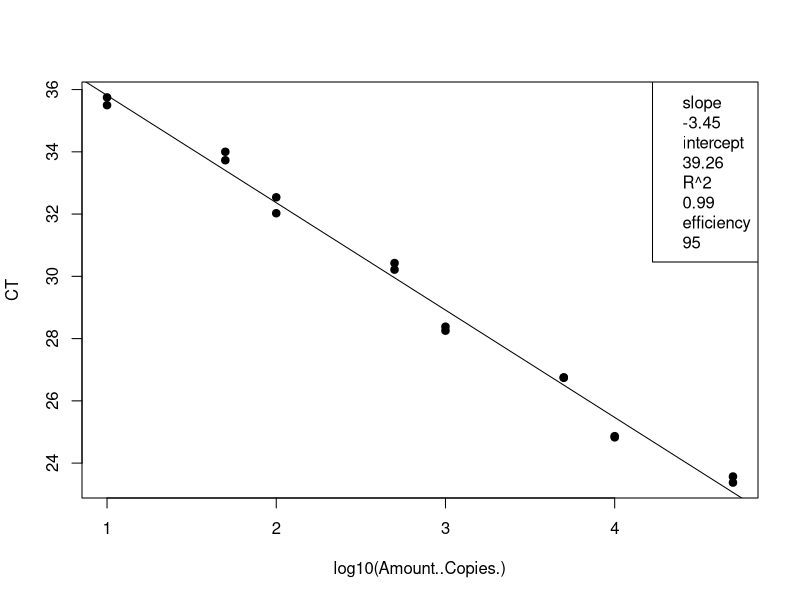
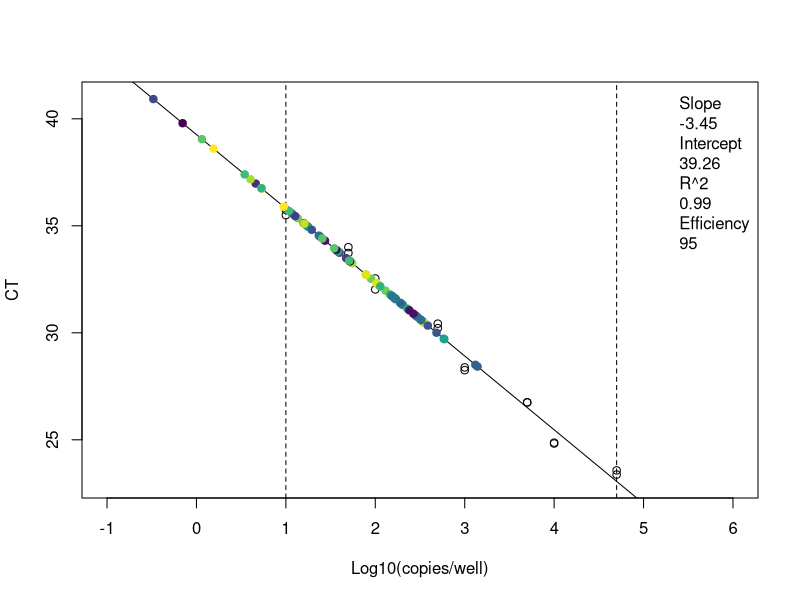
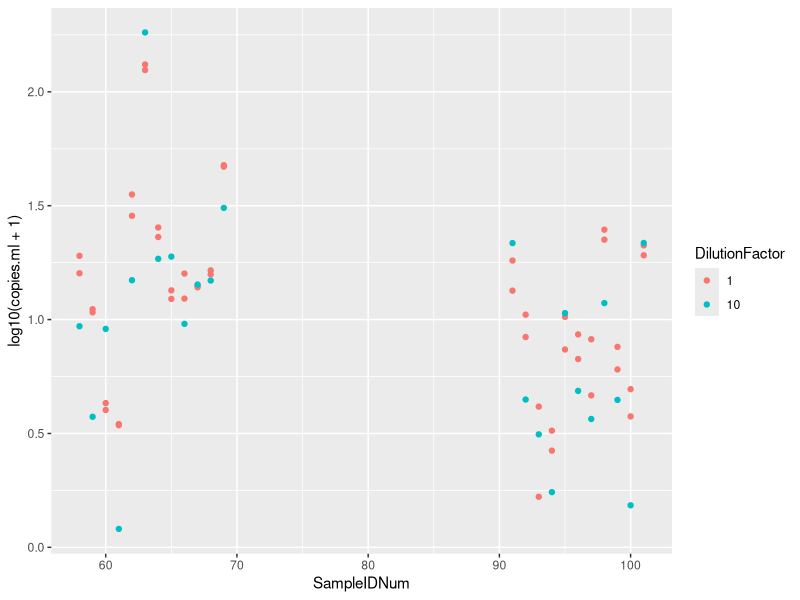

Generate these figures, in order, with R:
## ---- chunk 1
knitr::opts_chunk$set(echo = TRUE)

## ---- chunk 2
# clear workspace
rm(list=ls())

# load the data (note data file must be in this repository)
data <- read.csv("Plate3_Entero_qPCRConversion.csv")
## ---- chunk 3
# linear regression of standard curve
standards = subset(data, Name == "STANDARD")
standardCurve <- lm(CT ~ log10(Amount..Copies.), data = standards)

# save the line info
standard_slope = standardCurve$coefficients[2]
standard_intercept = standardCurve$coefficients[1]
R2 = summary(standardCurve)$r.squared
efficiency =  (10^(-1/standardCurve$coefficients[2])-1)*100

# plot standards and best fit line
standardCurvePlot <- plot(CT ~ log10(Amount..Copies.), data = standards, pch=19) 
abline(coef(standardCurve)) 
legend("topright", legend = c(paste= "slope", round(standard_slope, 2), paste= "intercept", round(standard_intercept, 2), paste= "R^2", round(R2, 2), paste = "efficiency", round(efficiency, 1)))
## ---- chunk 4
# data set of unknowns including info on standard curve
unknowns = subset(data, Name == "UNKNOWN")

# add new columns to the data table
unknowns$plate_num = 3 # note:change to the actual plate number
unknowns$standard_slope = standard_slope
unknowns$standard_intercept = standard_intercept
unknowns$R2 = R2
unknowns$efficiency = efficiency
  
# add a new column that interpolates copies/well from Ct for the unknowns
unknowns$log.copies.well = (unknowns$CT - standard_intercept)/standard_slope
unknowns$copies.well = 10^unknowns$log.copies.well

# copies/ul extract accounting for dilution factor
vol.well = 3 # note:change to qPCR template volume in ul
unknowns$vol.well = vol.well
unknowns$copies.ul = ((unknowns$copies.well/vol.well)*unknowns$DilutionFactor)

# copies/extraction
vol.elution = 110 #note:change to DNA extraction elution volume in ul
unknowns$vol.elution = vol.elution
unknowns$copies.extraction = (unknowns$copies.ul*vol.elution)

# copies/ml #Volume is volume of sample filtered in mL
unknowns$copies.ml = (unknowns$copies.extraction/unknowns$Volume)
## ---- chunk 5
# set up the color palette
library(viridis)
unknowns$SampleIDNum = as.factor(as.character(unknowns$SampleIDNum)) # change to factor for colors
Colors = viridis(n=nlevels(unknowns$SampleIDNum)) # set the color levels to call on later

# check the range and adjust the limits in plot
range(unknowns$CT, na.rm=T) # y limits
range(unknowns$log.copies.well, na.rm =T) # x limits

# plot the standard curve again
standardCurvePlot <- plot(CT ~ log10(Amount..Copies.), data = standards,
                          xlim = c(-1,6), ylim = c(23,41),
                          xlab = "Log10(copies/well)",
                          ylab = "CT") 

# add boundaries and standard line
abline(v=log10(10), lty=2)
abline(v=log10(50000), lty=2)
abline(coef(standardCurve)) 

# add the sample data
standardCurvePlot <- points(CT ~ log.copies.well, data = unknowns, pch=19, 
                            col = Colors[unknowns$SampleIDNum])
legend("topright", inset = 0.002, box.lty=0, legend=c(paste= "Slope", round(standardCurve$coefficients[2], 2), 
                                                      paste= "Intercept", round(standardCurve$coefficients[1], 2), 
                                                      paste= "R^2", round(summary(standardCurve)$r.squared, 2),
                                                      paste = "Efficiency", round((10^(-1/standardCurve$coefficients[2])-1)*100, 1)))

## ---- chunk 6
# make a plot that compares the diluted to undiluted replicates for each sample including dilution factor
library("ggplot2")
unknowns$SampleIDNum <- as.numeric(as.character(unknowns$SampleIDNum)) # change to numeric
unknowns$DilutionFactor <- as.factor(as.character(unknowns$DilutionFactor)) # change to factor
qplot(SampleIDNum,log10(copies.ml+1), data=unknowns, col=DilutionFactor)
## ---- chunk 7
# write csv file
write.csv(unknowns, file = "Plate3_Entero_ConvertedData.csv", row.names=FALSE, na="")

# average the replicates (if not strongly inhibited) and make a new file
library(dplyr)
data.average = unknowns %>% group_by(SampleIDNum) %>% summarise(copies.ml = mean(copies.ml, na.rm = T))
write.csv(data.average, file = "Plate3_Entero_Averaged.csv", row.names=FALSE, na="")
